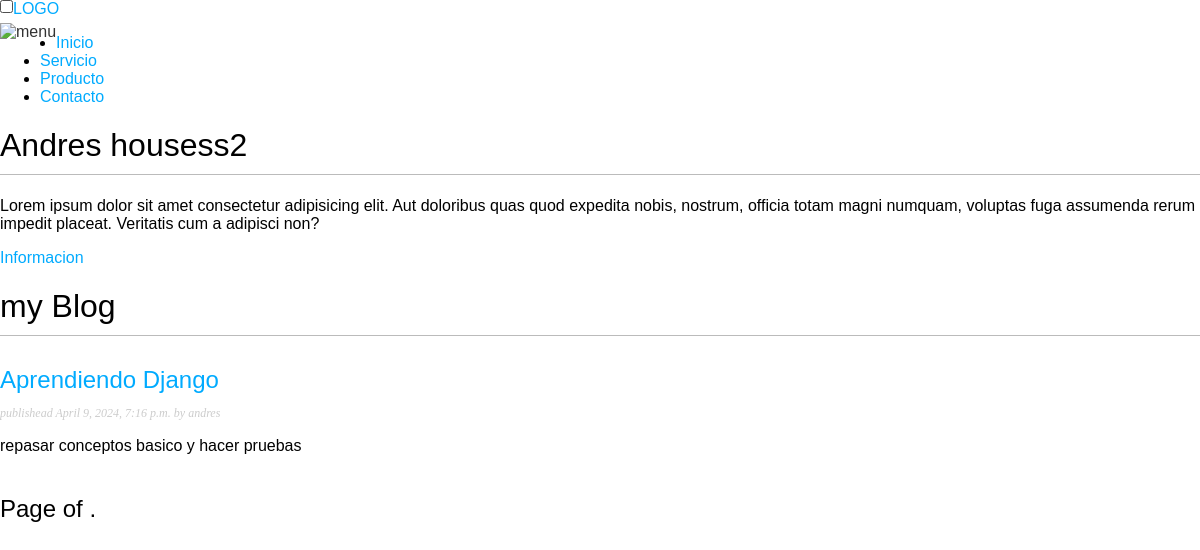
Page /blog/ on the earlier database version.
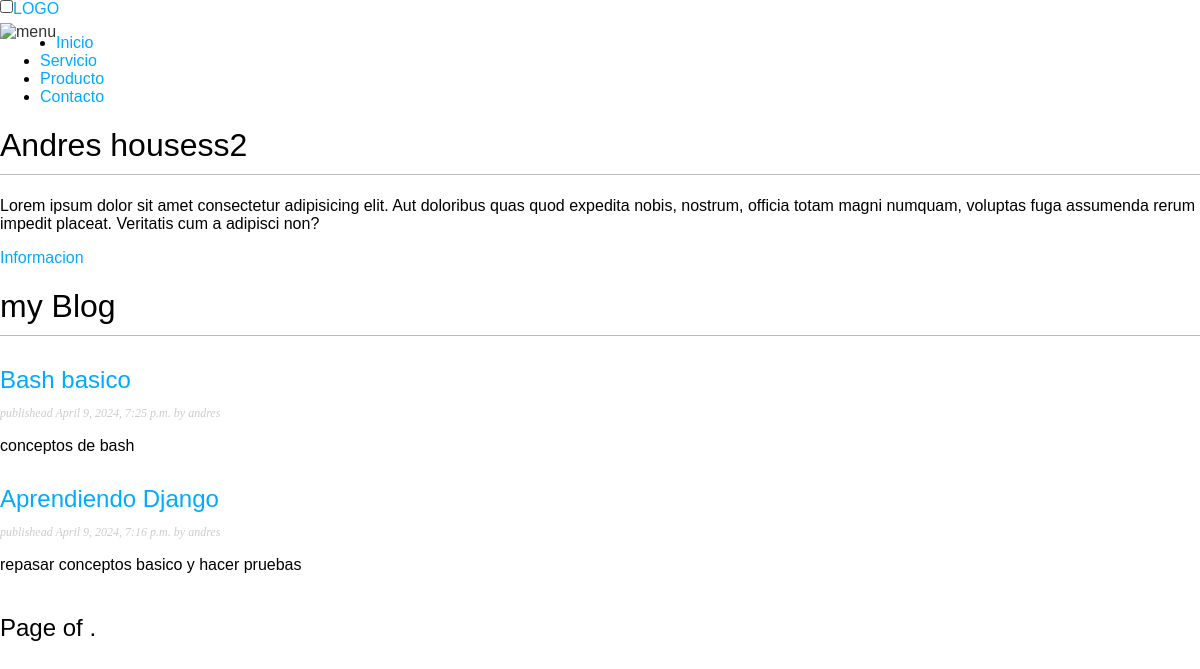
Same page on the later database version.
### blog/models.py (models this page shows, shortened)
class Post(models.Model):
    class Status(models.TextChoices):
        DRAFT = "DF", "Draft"
        PUBLISHED = "PB", "Published"
    title = models.CharField(max_length=250)
    slug = models.CharField(max_length=250, unique_for_date="publish")
    author = models.ForeignKey(User, on_delete=models.CASCADE, related_name="blog_post")
    body = models.TextField()
    publish = models.DateTimeField(default=timezone.now)
    created = models.DateTimeField(auto_now_add=True)
    update = models.DateTimeField(auto_now=True)
    status = models.CharField(
        max_length=2, choices=Status.choices, default=Status.DRAFT
    )
    objects = models.Manager()
    published = PublisheadManager()
    class Meta:
        ordering = ["-publish"]
        indexes = [models.Index(fields=["-publish"])]
    def get_absolute_url(self):
        return reverse(
            "blog:post_detail",
            args=[self.publish.year, self.publish.month, self.publish.day, self.slug],
        )

### blog/views.py (the view)
# urls.py: path("", pos_list, name="post_list"),
def pos_list(request):
    post_list = Post.published.all()
    paginator = Paginator(post_list, 3)
    page_number = request.GET.get("page", 1)
    try:
        posts = paginator.page(page_number)
    except PageNotAnInteger:
        posts = paginator.page(1)
    except EmptyPage:
        posts = paginator.page(paginator.num_pages)
    return render(request, "blog/post/list.html", {"posts": posts})

### blog/models.py (called while the page is built)
    def get_queryset(self):
        return super().get_queryset().filter(status=Post.Status.PUBLISHED)

### blog/templates/blog/post/list.html (shortened to what this page needs)
{% extends "blog/base.html" %}
{% block content %}
<h1>my Blog</h1>
{% for post in posts %}
<h2>
  <a href='{{ post.get_absolute_url }}'> {{ post.title }} </a>
</h2>
<p class="date">publishead {{ post.publish }} by {{ post.author }}</p>
{{ post.body | truncatewords:30 | linebreaks }}
{% endfor %}
{% include "pagination.html" with page=posts_obj %}
{% endblock content %}

Differences in the rows shown:
now on this page (row edited): Post: title "Bash basico", publish "April 9, 2024, 7:25 p.m.", author "andres", body "conceptos de bash"
